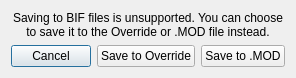
<?xml version="1.0" encoding="UTF-8"?>
<ui version="4.0">
 <class>Dialog</class>
 <widget class="QDialog" name="Dialog">
  <property name="geometry">
   <rect>
    <x>0</x>
    <y>0</y>
    <width>271</width>
    <height>77</height>
   </rect>
  </property>
  <property name="windowTitle">
   <string>Cannot save to RIM</string>
  </property>
  <layout class="QVBoxLayout" name="verticalLayout">
   <item>
    <widget class="QLabel" name="label">
     <property name="text">
      <string>Saving to BIF files is unsupported. You can choose
to save it to the Override or .MOD file instead.</string>
     </property>
     <property name="alignment">
      <set>Qt::AlignCenter</set>
     </property>
    </widget>
   </item>
   <item>
    <layout class="QHBoxLayout" name="horizontalLayout">
     <item>
      <widget class="QPushButton" name="cancelButton">
       <property name="text">
        <string>Cancel</string>
       </property>
      </widget>
     </item>
     <item>
      <widget class="QPushButton" name="overrideSaveButton">
       <property name="text">
        <string>Save to Override</string>
       </property>
      </widget>
     </item>
     <item>
      <widget class="QPushButton" name="modSaveButton">
       <property name="text">
        <string>Save to .MOD</string>
       </property>
      </widget>
     </item>
    </layout>
   </item>
  </layout>
 </widget>
 <resources/>
 <connections/>
</ui>
